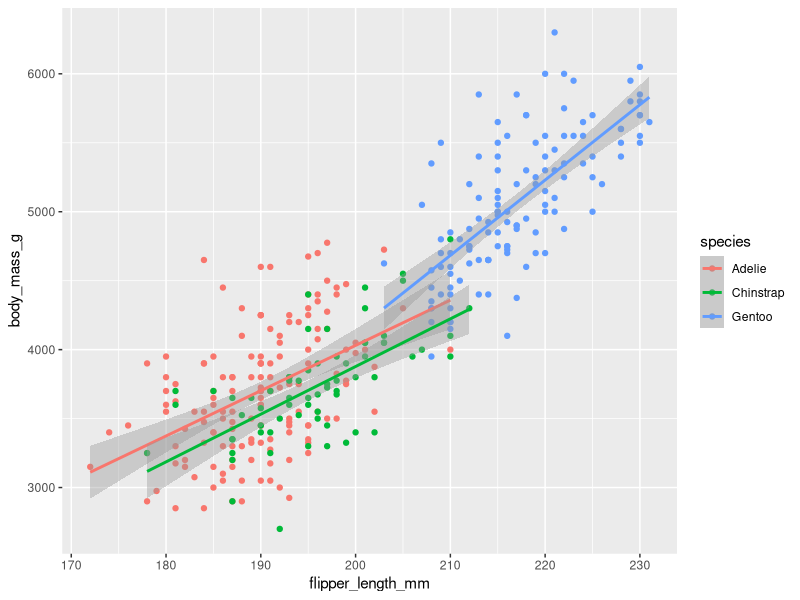
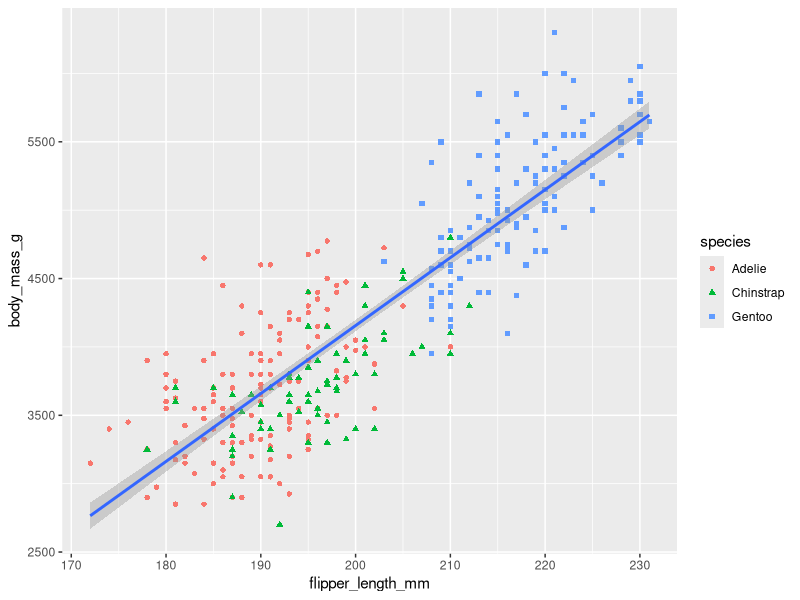
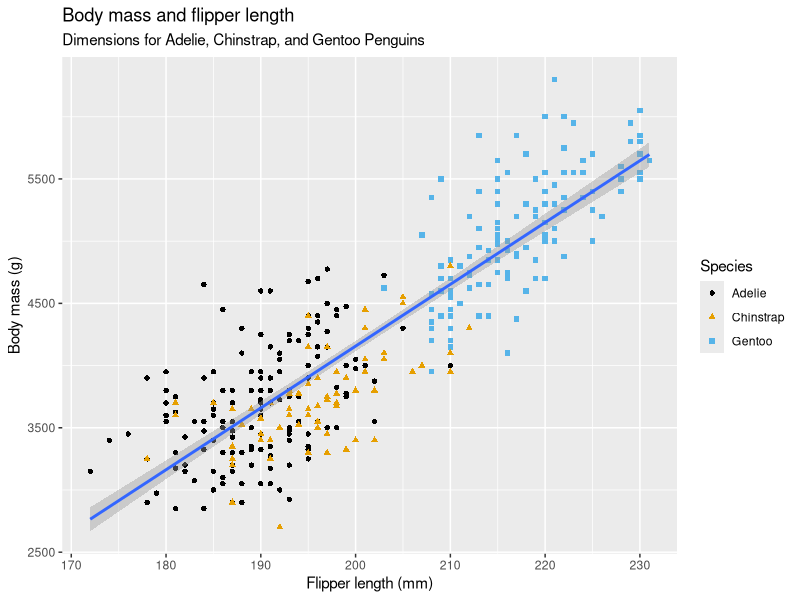
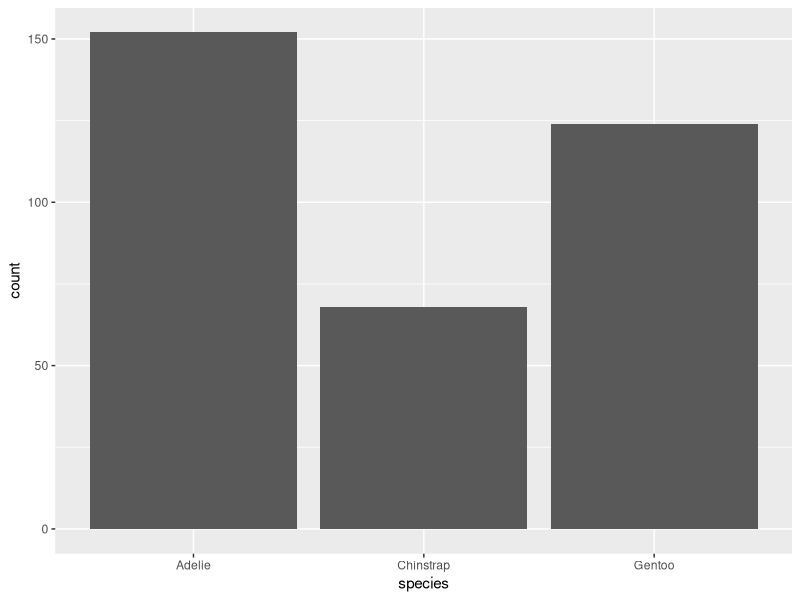
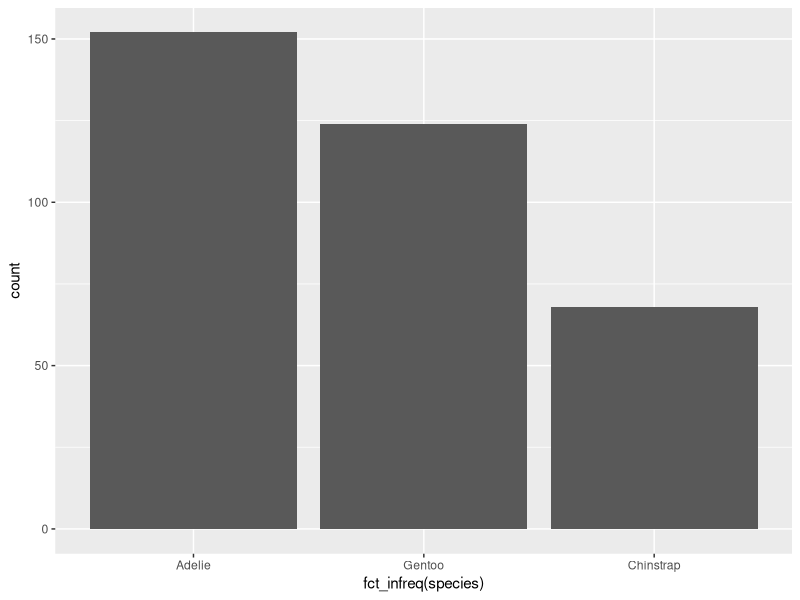
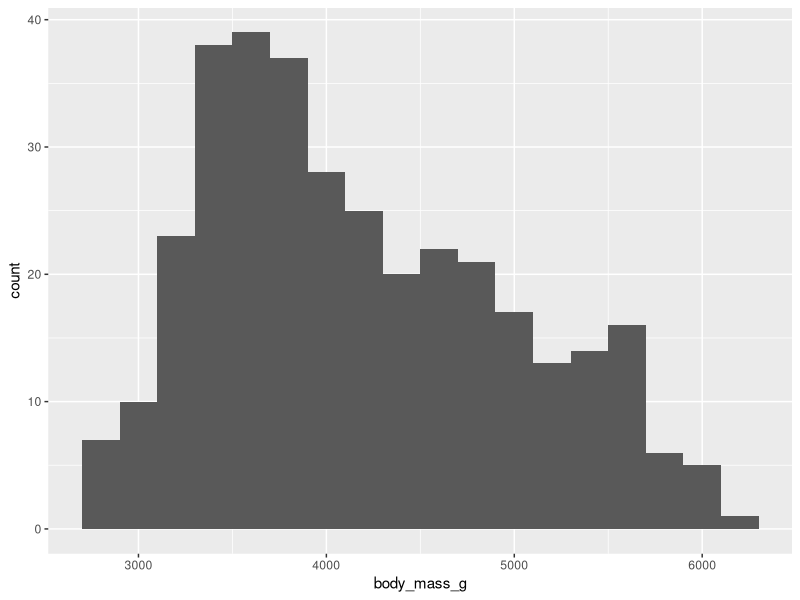
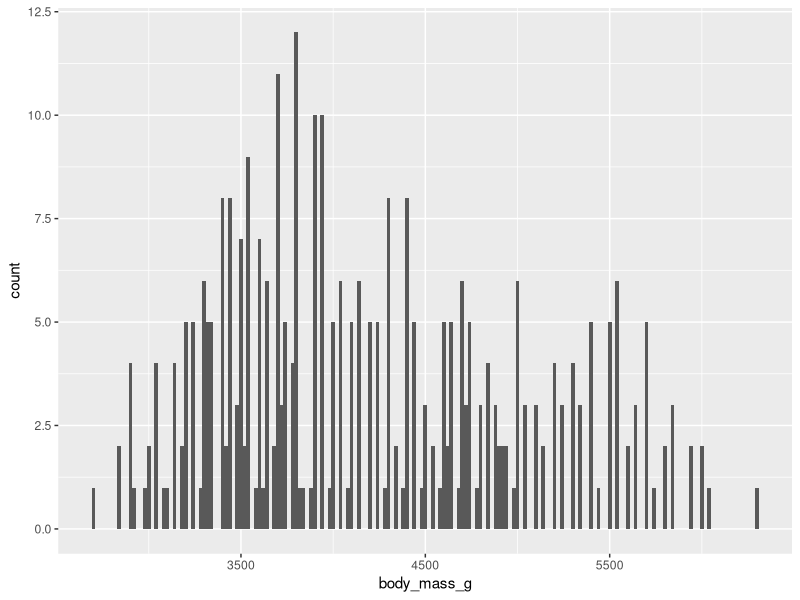
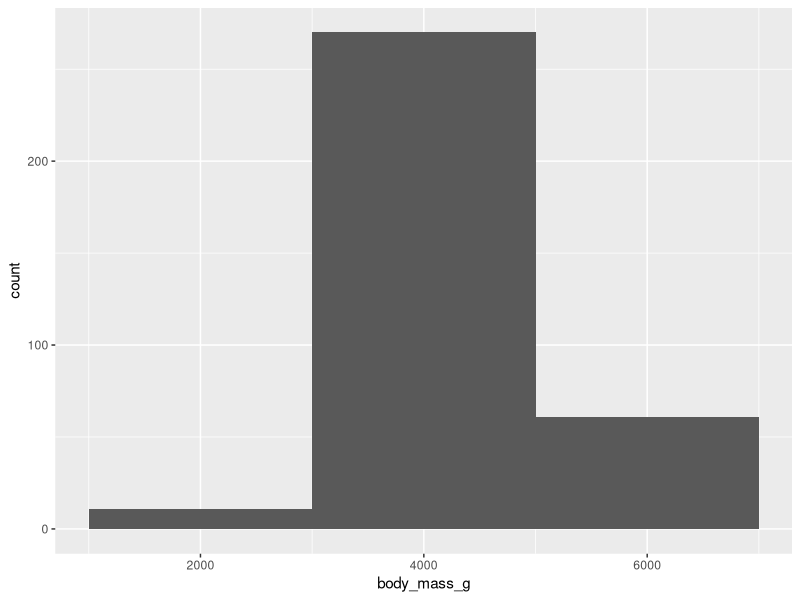

These figures' R source, in order:
## ---- chunk 1
knitr::opts_chunk$set(echo = TRUE)
## ---- chunk 2
library(tidyverse)
library(ggthemes)

## ---- chunk 3
penguins <- palmerpenguins::penguins

glimpse(penguins)
## ---- chunk 4
ggplot(penguins,
       mapping = aes(x = flipper_length_mm,
                     y = body_mass_g,
                     color = species)) +
  geom_point() +
  geom_smooth(method = "lm")

## ---- chunk 5
ggplot(penguins,
       mapping = aes(x = flipper_length_mm,
                     y = body_mass_g)) +
  geom_point(mapping = aes(color = species, shape = species)) +
  geom_smooth(method = "lm")

## ---- chunk 6
ggplot(penguins,
       mapping = aes(x = flipper_length_mm,
                     y = body_mass_g)) +
  geom_point(mapping = aes(color = species, shape = species)) +
  geom_smooth(method = "lm") +
  labs(title = "Body mass and flipper length",
       subtitle = "Dimensions for Adelie, Chinstrap, and Gentoo Penguins",
       x = "Flipper length (mm)",
       y = "Body mass (g)",
       color = "Species",
       shape = "Species") +
  scale_color_colorblind()

## ---- chunk 7
ggplot(penguins,
       aes(x = species)) +
  geom_bar()

## ---- chunk 8
ggplot(penguins,
       aes(x = fct_infreq(species))) +
  geom_bar()

## ---- chunk 9
ggplot(penguins,
       aes(x = body_mass_g)) +
  geom_histogram(binwidth = 200)

## ---- chunk 10
ggplot(penguins,
       aes(x = body_mass_g)) +
  geom_histogram(binwidth = 20)

ggplot(penguins,
       aes(x = body_mass_g)) +
  geom_histogram(binwidth = 2000)

## ---- chunk 11
ggplot(penguins,
       aes(x = body_mass_g)) +
  geom_density()
## ---- chunk 12
ggplot(penguins,
       aes(x = species,
           y = body_mass_g)) +
  geom_boxplot()
## ---- chunk 13
ggplot(penguins,
       aes(x = body_mass_g,
           color = species)) +
  geom_density(linewidth = 0.75)
## ---- chunk 14
ggplot(penguins,
       aes(x = body_mass_g,
           color = species,
           fill = species)) +
  geom_density(alpha = 0.5)
## ---- chunk 15
ggplot(penguins,
       aes(x = island,
           fill = species)) +
  geom_bar()
## ---- chunk 16
ggplot(penguins,
       aes(x = island,
           fill = species)) +
  geom_bar(position = "fill")
## ---- chunk 17
ggplot(penguins,
       aes(x = flipper_length_mm,
           y = body_mass_g)) +
  geom_point(aes(color = species,
                 shape = island))

## ---- chunk 18
ggplot(penguins,
       aes(x = flipper_length_mm,
           y = body_mass_g)) +
  geom_point(aes(color = species, shape = species)) +
  facet_wrap(~island)
